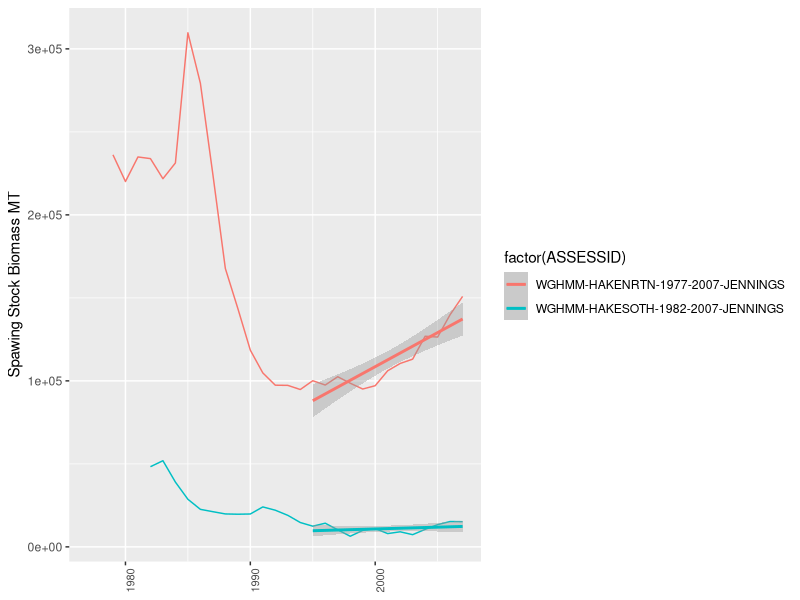
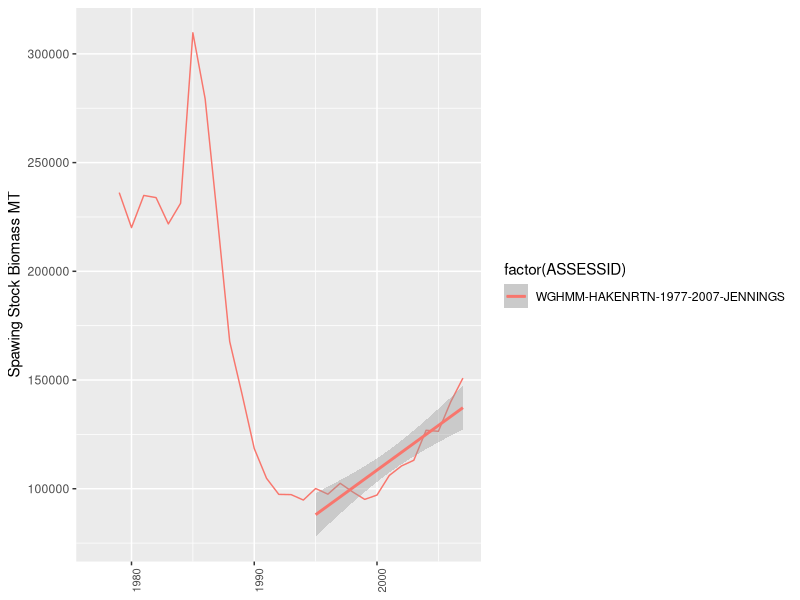
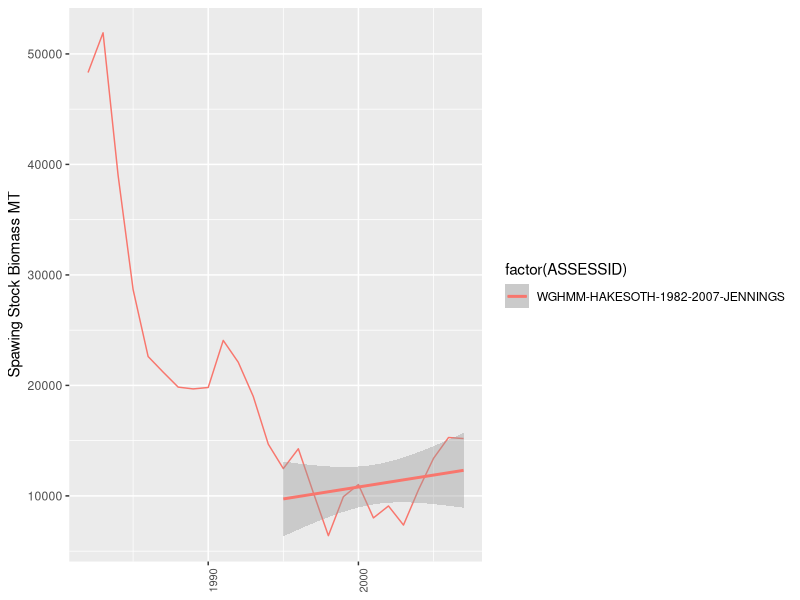
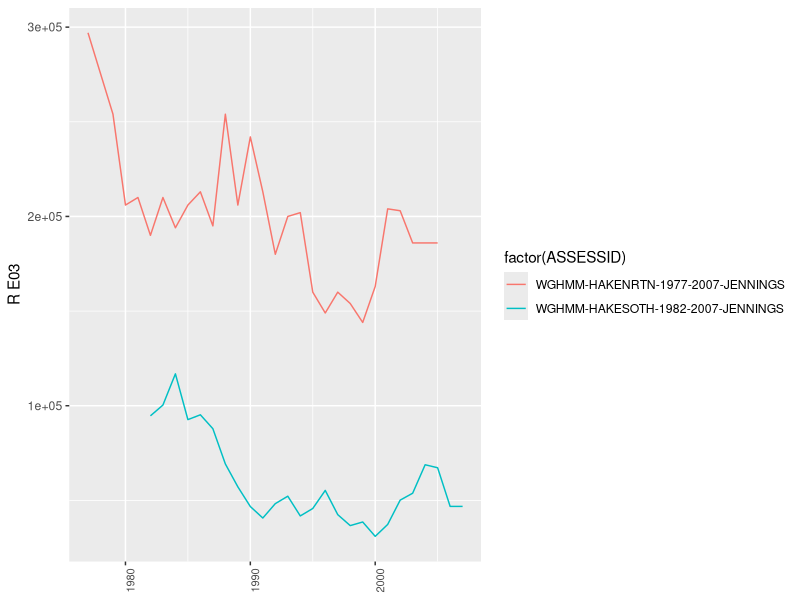
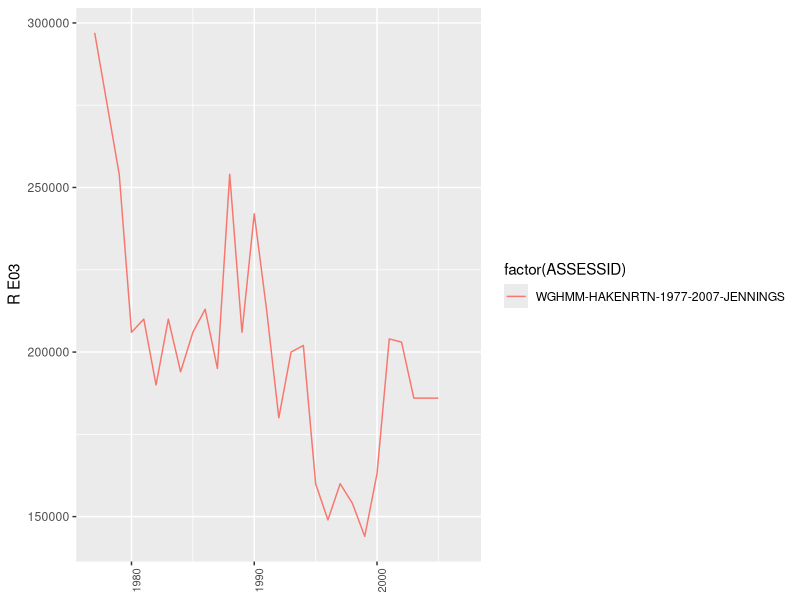
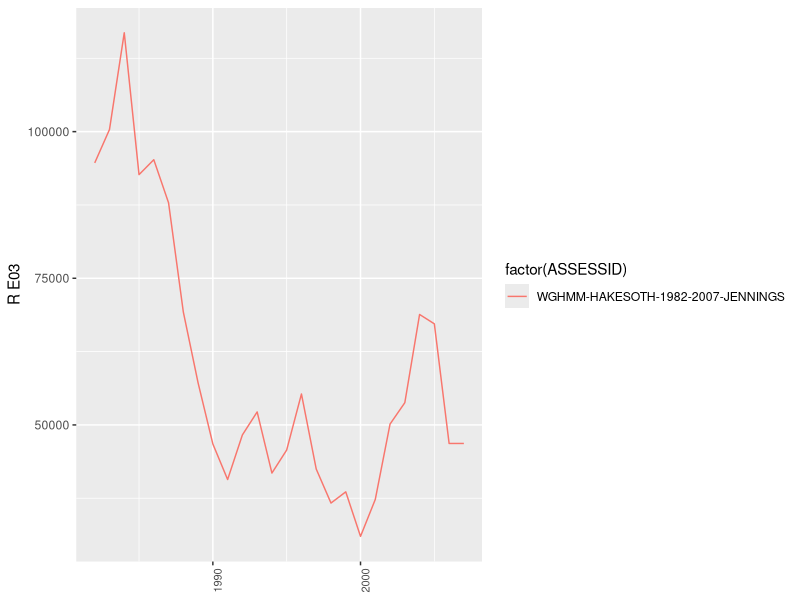
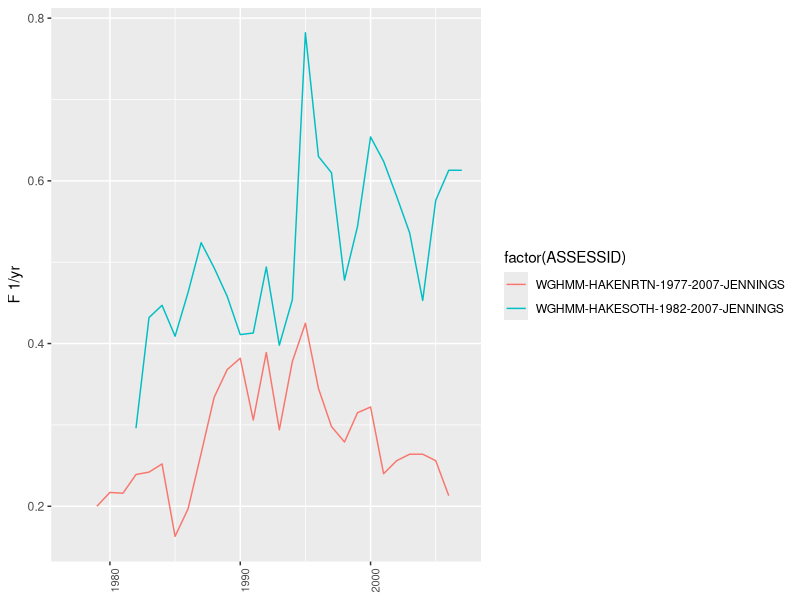
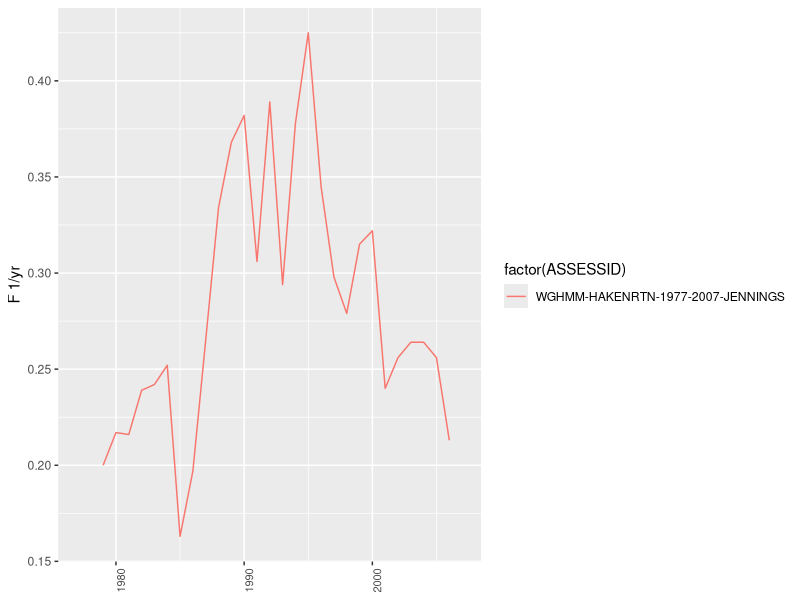

These charts were generated, in order, by the following R code:
### SSB, F and R during years of a stock. RAM legacy database. 
## 16 Mayo 2017


setwd("C:/Users/FOL/OneDrive/CLOCK_STUDENTS/Elena Fontan/Resilience Index Work/R scripts/RAM legacy data (SSB_F_R)")#install.packages("ggplot2", "dplyr", "tidyr")
library(dplyr)
library(tidyr)
library(ggplot2)

#Read database
timedata <- read.csv("time series values hake.csv", sep=";", na.strings ="")
str(timedata)
timedata$SSB<- as.numeric(as.character(timedata$SSB, na.omit=TRUE))    #omit NA col SSB. and change FACTOR per num.
timedata$R<- as.numeric(as.character(timedata$R, na.omit=TRUE))
timedata$F<- as.numeric(as.character(timedata$F, na.omit=TRUE))
timedata$TSYEAR <- as.numeric(as.character(timedata$TSYEAR))
str(timedata)


A <- c("WGHMM-HAKENRTN-1977-2007-JENNINGS", "WGHMM-HAKESOTH-1982-2007-JENNINGS")
B <- c("WGHMM-HAKENRTN-1977-2007-JENNINGS", "WGHMM-HAKESOTH-1982-2007-JENNINGS")
Na <- length(A)
AreaMatrix <- list()

for (i in 1:Na)
{
  texto <- A[i]
  texto <- B[i]
  
  {
    ASSESSID <-timedata[grep(texto, timedata$ASSESSID),]
    n <- dim(ASSESSID)[1]
    ASSESSID$ASSESSID <- rep(texto,n)
  }
  AreaMatrix[[i]] <- ASSESSID
}

HAKENRTN <- AreaMatrix[[1]]
HAKESOTH <- AreaMatrix[[2]]

#all stocks SSB
allstock <- rbind(HAKENRTN, HAKESOTH) #sum all dataframe

ggplot(data=allstock, aes(x=TSYEAR, y=SSB, group=factor(ASSESSID), color=factor(ASSESSID))) +
  geom_line()+
  geom_smooth(data=subset(allstock, TSYEAR >= 1995), method=lm) +
  #scale_color_manual(values=c("#CC6666", "#9999CC"))+
  xlab(NULL) +
  ylab("Spawing Stock Biomass MT")+
  theme(axis.text.x = element_text(angle = 90, size = 8))

abnallstock1 <- lm(formula = SSB ~TSYEAR, data=subset(allstock, TSYEAR >= 1980))
abnallstock <- lm(formula = SSB ~TSYEAR, data=allstock)
summary(abnallstock)
summary (abnallstock1)


#Abundance trend calculation for each stock
#1 SSB
ggplot(data=HAKENRTN, aes(x=TSYEAR, y=SSB, group=factor(ASSESSID), color=factor(ASSESSID))) +
  geom_line()+
  geom_smooth(data=subset(HAKENRTN, TSYEAR >= 1995), method=lm) +
  #scale_color_manual(values=c("#CC6666", "#9999CC"))+
  xlab(NULL) +
  ylab("Spawing Stock Biomass MT")+
  theme(axis.text.x = element_text(angle = 90, size = 8))

abnHAKENRTN1 <- lm(formula = SSB ~TSYEAR, data=subset(HAKENRTN, TSYEAR >= 1980))
abnHAKENRTN <- lm(formula = SSB ~TSYEAR, data=HAKENRTN)
summary(abnHAKENRTN)
summary(abnHAKENRTN1)

#2 SSB
ggplot(data=HAKESOTH, aes(x=TSYEAR, y=SSB, group=factor(ASSESSID), color=factor(ASSESSID))) +
  geom_line()+
  geom_smooth(data=subset(HAKESOTH, TSYEAR >= 1995), method=lm) +
  #scale_color_manual(values=c("#CC6666", "#9999CC"))+
  xlab(NULL) +
  ylab("Spawing Stock Biomass MT")+
  theme(axis.text.x = element_text(angle = 90, size = 8))

abnHAKESOTH1 <- lm(formula = SSB ~TSYEAR, data=subset(HAKESOTH, TSYEAR >= 1980))
abnHAKESOTH <- lm(formula = SSB ~TSYEAR, data=HAKESOTH)
summary(abnHAKESOTH)
summary(abnHAKESOTH1)

#all stocks R
allstock <- rbind(HAKENRTN, HAKESOTH) #sum all dataframe

ggplot(data=allstock, aes(x=TSYEAR, y=R, group=factor(ASSESSID), color=factor(ASSESSID))) +
  geom_line()+
  #scale_color_manual(values=c("#CC6666", "#9999CC"))+
  xlab(NULL) +
  ylab("R E03")+
  theme(axis.text.x = element_text(angle = 90, size = 8))

abnallstock <- lm(formula = R ~TSYEAR, data=allstock)
summary(abnallstock)


#Abundance trend calculation for each stock
#1 R
ggplot(data=HAKENRTN, aes(x=TSYEAR, y=R, group=factor(ASSESSID), color=factor(ASSESSID))) +
  geom_line()+
  #scale_color_manual(values=c("#CC6666", "#9999CC"))+
  xlab(NULL) +
  ylab("R E03")+
  theme(axis.text.x = element_text(angle = 90, size = 8))

abnHAKENRTN <- lm(formula = R ~TSYEAR, data=HAKENRTN)
summary(abnHAKENRTN)

#2 R
ggplot(data=HAKESOTH, aes(x=TSYEAR, y=R, group=factor(ASSESSID), color=factor(ASSESSID))) +
  geom_line()+
  #scale_color_manual(values=c("#CC6666", "#9999CC"))+
  xlab(NULL) +
  ylab("R E03")+
  theme(axis.text.x = element_text(angle = 90, size = 8))

abnHAKESOTH <- lm(formula = R ~TSYEAR, data=HAKESOTH)
summary(abnHAKESOTH)

#all stocks F
allstock <- rbind(HAKENRTN, HAKESOTH) #sum all dataframe

ggplot(data=allstock, aes(x=TSYEAR, y=F, group=factor(ASSESSID), color=factor(ASSESSID))) +
  geom_line()+
  #scale_color_manual(values=c("#CC6666", "#9999CC"))+
  xlab(NULL) +
  ylab("F 1/yr")+
  theme(axis.text.x = element_text(angle = 90, size = 8))

abnallstock <- lm(formula = F ~TSYEAR, data=allstock)
summary(abnallstock)


#Abundance trend calculation for each stock
#1 F
ggplot(data=HAKENRTN, aes(x=TSYEAR, y=F, group=factor(ASSESSID), color=factor(ASSESSID))) +
  #ggtitle("F mortality")
  geom_line()+
  #scale_color_manual(values=c("#CC6666", "#9999CC"))+
  xlab(NULL) +
  ylab("F 1/yr")+
  theme(axis.text.x = element_text(angle = 90, size = 8))

abnHAKENRTN <- lm(formula = F ~TSYEAR, data=HAKENRTN)
summary(abnHAKENRTN)

#2 F
ggplot(data=HAKESOTH, aes(x=TSYEAR, y=F, group=factor(ASSESSID), color=factor(ASSESSID))) +
  geom_line()+
  #scale_color_manual(values=c("#CC6666", "#9999CC"))+
  xlab(NULL) +
  ylab("F 1/yr")+
  theme(axis.text.x = element_text(angle = 90, size = 8))

abnHAKESOTH <- lm(formula = F ~TSYEAR, data=HAKESOTH)
summary(abnHAKESOTH)





##get the recovery time

#stock HAKENRTN
SSBlimit1 <- 100000

HAKENRTN$TSYEAR[which(HAKENRTN$SSB <  (SSBlimit1))]

HAKENRTN$TSYEAR[which(HAKENRTN$SSB >  (1.5*SSBlimit1))]

##2007-1992= 15 years taking into consideration the first year that the biomass goes under SSB limit and the first year it goes over 1.5*SSB

#stock HAKESOTH
SSBlimit2 <- 25000

HAKESOTH$TSYEAR[which(HAKESOTH$SSB <  (SSBlimit2))]

HAKESOTH$TSYEAR[which(HAKESOTH$SSB >  (1.5*SSBlimit2))]





